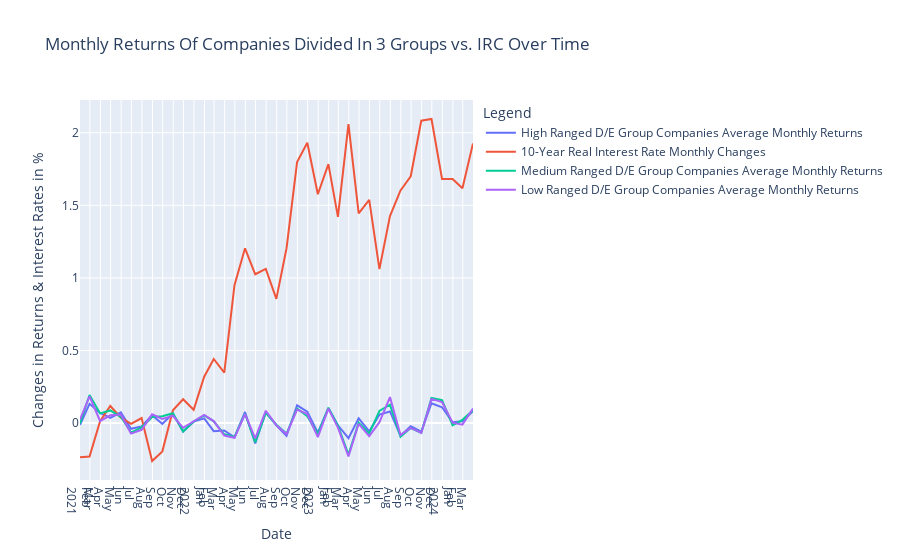

This figure's notebook cell:
### Code cell
import pandas as pd
import plotly.express as px
import seaborn as sns

# Replace 'file_path.xlsx' with the actual path to your Excel file
file_path = r"C:\Users\aditi\Downloads\Pandas DF.xlsx"

# Read the Excel file into a Pandas DataFrame
df = pd.read_excel(file_path, engine='openpyxl')

# Create a line plot for HCB with IRC
fig = px.line(df, x='Date', y=['High Ranged D/E Group Companies Average Monthly Returns', '10-Year Real Interest Rate Monthly Changes'], title='Monthly Returns Of Companies Divided In 3 Groups vs. IRC Over Time')

# Add lines for MCB with IRC and LCB with IRC
fig.add_scatter(x=df['Date'], y=df['Medium Ranged D/E Group Companies Average Monthly Returns'], mode='lines', name='Medium Ranged D/E Group Companies Average Monthly Returns')
fig.add_scatter(x=df['Date'], y=df['Low Ranged D/E Group Companies Average Monthly Returns'], mode='lines', name='Low Ranged D/E Group Companies Average Monthly Returns')

# Update x-axis to display labels on a monthly basis
fig.update_xaxes(dtick='M1', tickformat='%b\n%Y', title_text="Date")

# Update y-axis label
fig.update_yaxes(title_text="Changes in Returns & Interest Rates in %")

# Update legend title
fig.update_layout(legend_title_text="Legend")

# Show the plot
fig.show()
